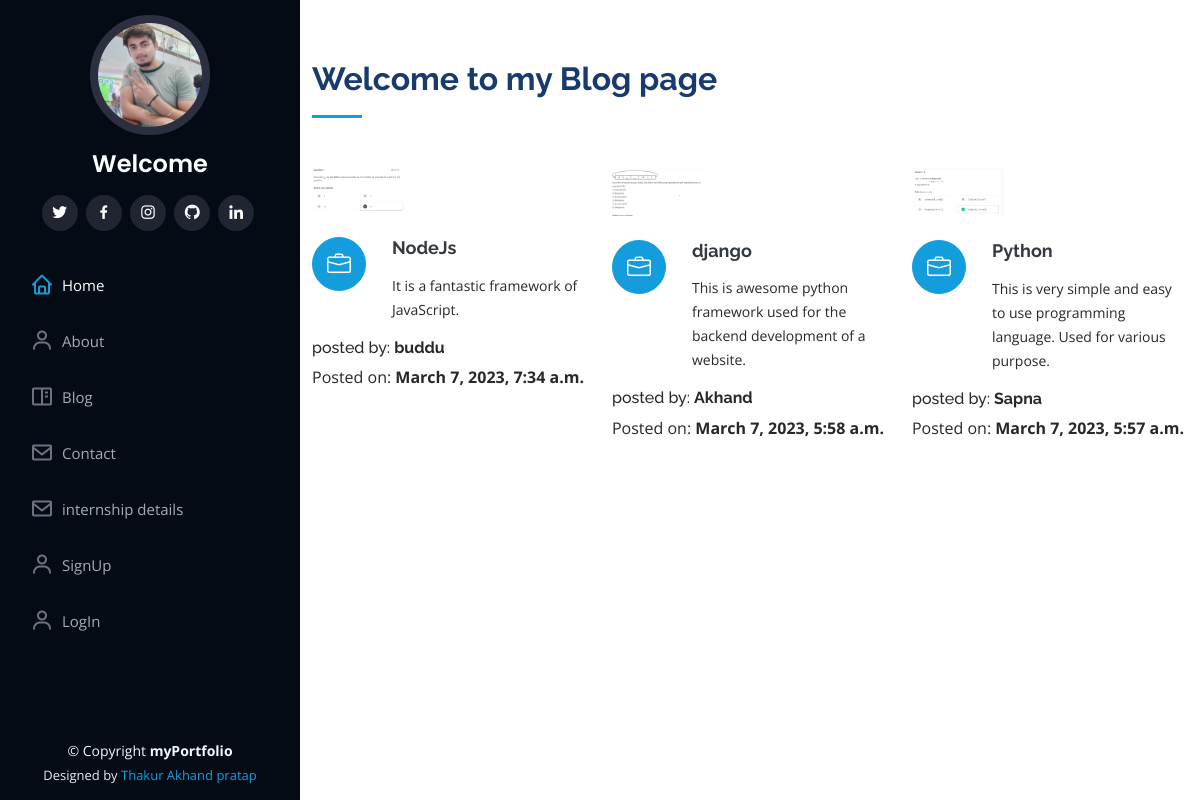
Screenshot of /blog/ with the database file from the repository.
### portfolio/models.py (models this page shows, shortened)
class Blog(models.Model):
    title=models.CharField(max_length=60)
    description=models.TextField()
    authname=models.CharField(max_length=15)
    img=models.ImageField(upload_to='blog',blank=True,null=True)
    timeStamp=models.DateTimeField(auto_now_add=True)

### portfolio/views.py (the view)
# urls.py: path('blog/',views.handleblog,name='handleblog'),
def handleblog(request):
    posts=Blog.objects.all()
    context={"posts":posts}
    return render(request,'handleblog.html',context)

### templates/handleblog.html (shortened to what this page needs)
{% extends "basic.html" %}
{% block body %}
{% load static %}
    <section id="services" class="services">
        <div class="container">
          <div class="section-title">
            <h2>Welcome to my Blog page</h2>
          </div>
          <div class="row">
           {% for post in posts reversed  %}
           <div class="col-lg-4 col-md-6 icon-box" data-aos="fade-up">
            <div class="col-lg-4" data-aos="fade-right">
                <img src="{{post.img.url}}" class="img-fluid" alt="no-image">
              </div>
              <br>
            <div class="icon"><i class="bi bi-briefcase"></i></div>
            <h4 class="title"><a href="">{{post.title}}</a></h4>
            <p class="description">{{post.description}}</p>
            <h6>posted by: <strong> {{post.authname}}</strong></h6>
            <p class="">Posted on: <strong>{{post.timeStamp}}</strong></p>
          </div>
            {% endfor %}
          </div>
        </div>
      </section>
{% endblock body %}

### templates/basic.html (shortened to what this page needs)
{% load static %}
<!DOCTYPE html>
<html lang="en">
<head>
  <link href="{% static 'assets/vendor/aos/aos.css' %}" rel="stylesheet">
  <link href="{% static 'assets/vendor/bootstrap/css/bootstrap.min.css' %}" rel="stylesheet">
  <link href="{% static 'assets/vendor/bootstrap-icons/bootstrap-icons.css' %}" rel="stylesheet">
  <link href="{% static 'assets/vendor/boxicons/css/boxicons.min.css' %}" rel="stylesheet">
  <link href="{% static 'assets/vendor/glightbox/css/glightbox.min.css' %}" rel="stylesheet">
  <link href="{% static 'assets/vendor/swiper/swiper-bundle.min.css' %}" rel="stylesheet">
  <link href="{% static 'assets/css/style.css' %}" rel="stylesheet">
</head>
<body>
  <header id="header">
    <div class="d-flex flex-column">
      <div class="profile">
        <img src="{% static 'assets/img/profile.jpeg' %}" alt="" class="img-fluid rounded-circle">
        <h1 class="text-light"><a href="index.html">Welcome {{user.username}}</a></h1>
        <div class="social-links mt-3 text-center">
          <a href="https://twitter.com/home" class="twitter"target="__blank"><i class="bx bxl-twitter"></i></a>
          <a href="https://www.facebook.com/profile.php?id=100035635520962" class="facebook"target="__blank"><i class="bx bxl-facebook"></i></a>
          <a href="#" class="instagram"><i class="bx bxl-instagram"target="__blank"></i></a>
          <a href="ttps://github.com/Akhand-123/textUtiles.git" class="github"target="__blank"><i class="bx bxl-github"target="__blank"></i></a>
          <a href="https://www.linkedin.com/in/akhand-pratap-singh-742aa1230/" class="linkedin"target="__blank"><i class="bx bxl-linkedin"></i></a>
        </div>
      </div>
      <nav id="navbar" class="nav-menu navbar">
        <ul>
          <li><a href="/" class="nav-link scrollto active"><i class="bx bx-home"></i> <span>Home</span></a></li>
          <li><a href="/about" class="nav-link scrollto"><i class="bx bx-user"></i> <span>About</span></a></li>
          <li><a href="/blog" class="nav-link scrollto"><i class="bx bx-book-content"></i> <span>Blog</span></a></li>
          <li><a href="/contact" class="nav-link scrollto"><i class="bx bx-envelope"></i> <span>Contact</span></a></li>
          <li><a href="/internshipdetails" class="nav-link scrollto"><i class="bx bx-envelope"></i> <span>internship details </span></a></li>
          {% if not request.user.is_authenticated %}
          <li><a href="/auth/signup" class="nav-link scrollto"><i class="bx bx-user"></i> <span>SignUp</span></a></li>
          <li><a href="/auth/login/" class="nav-link scrollto"><i class="bx bx-user"></i> <span>LogIn</span></a></li>
          {% else %}
          <li><a href="/auth/logout" class="nav-link scrollto"><i class="bx bx-user"></i> <span>logout</span></a></li>
          {% endif %}
        </ul>
      </nav>
    </div>
  </header>
  <main id="main">
    {% block body %}
    {% endblock body %}
  </main>
  <footer id="footer">
    <div class="container">
      <div class="copyright">
        &copy; Copyright <strong><span>myPortfolio</span></strong>
      </div>
      <div class="credits">
        Designed by <a href="">Thakur Akhand pratap</a>
      </div>
    </div>
  </footer>
</body>
</html>

### static/assets/css/style.css (style rules this page uses)
body { font-family: "Open Sans", sans-serif; color: #272829; }
a { color: #149ddd; text-decoration: none; }
h1, h2, h3, h4, h5, h6 { font-family: "Raleway", sans-serif; }
#header { position: fixed; top: 0; left: 0; bottom: 0; width: 300px; transition: all ease-in-out 0.5s; z-index: 9997; transition: all 0.5s; padding: 0 15px; background: #040b14; overflow-y: auto; }
#header .profile img { margin: 15px auto; display: block; width: 120px; border: 8px solid #2c2f3f; }
#header .profile h1 { font-size: 24px; margin: 0; padding: 0; font-weight: 600; -moz-text-align-last: center; text-align-last: center; font-family: "Poppins", sans-serif; }
#header .profile h1 a, #header .profile h1 a:hover { color: #fff; text-decoration: none; }
#header .profile .social-links a { font-size: 18px; display: inline-block; background: #212431; color: #fff; line-height: 1; padding: 8px 0; margin-right: 4px; border-radius: 50%; text-align: center; width: 36px; height: 36px; transition: 0.3s; }
#main { margin-left: 300px; }
.nav-menu { padding: 30px 0 0 0; }
.nav-menu * { margin: 0; padding: 0; list-style: none; }
.nav-menu>ul>li { position: relative; white-space: nowrap; }
.nav-menu a, .nav-menu a:focus { display: flex; align-items: center; color: #a8a9b4; padding: 12px 15px; margin-bottom: 8px; transition: 0.3s; font-size: 15px; }
.nav-menu a i, .nav-menu a:focus i { font-size: 24px; padding-right: 8px; color: #6f7180; }
.nav-menu a:hover, .nav-menu .active, .nav-menu .active:focus, .nav-menu li:hover>a { text-decoration: none; color: #fff; }
.nav-menu a:hover i, .nav-menu .active i, .nav-menu .active:focus i, .nav-menu li:hover>a i { color: #149ddd; }
section { padding: 60px 0; overflow: hidden; }
.section-title { padding-bottom: 30px; }
.section-title h2 { font-size: 32px; font-weight: bold; margin-bottom: 20px; padding-bottom: 20px; position: relative; color: #173b6c; }
.section-title h2::after { content: ""; position: absolute; display: block; width: 50px; height: 3px; background: #149ddd; bottom: 0; left: 0; }
.services .icon-box { margin-bottom: 20px; }
.services .icon { float: left; display: flex; align-items: center; justify-content: center; width: 54px; height: 54px; background: #149ddd; border-radius: 50%; transition: 0.5s; border: 1px solid #149ddd; }
.services .icon i { color: #fff; font-size: 24px; line-height: 0; }
.services .title { margin-left: 80px; font-weight: 700; margin-bottom: 15px; font-size: 18px; }
.services .title a { color: #343a40; }
.services .description { margin-left: 80px; line-height: 24px; font-size: 14px; }
#footer { padding: 15px; color: #f4f6fd; font-size: 14px; position: fixed; left: 0; bottom: 0; width: 300px; z-index: 9999; background: #040b14; }
#footer .copyright { text-align: center; }
#footer .credits { padding-top: 5px; text-align: center; font-size: 13px; color: #eaebf0; }

### rows the page displays
Blog: img (picture), title "NodeJs", description "It is a fantastic framework of JavaScript.", authname "buddu", timeStamp "March 7, 2023, 7:34 a.m."
Blog: img (picture), title "django", description "This is awesome python framework used for the backend development of a website.", authname "Akhand", timeStamp "March 7, 2023, 5:58 a.m."
Blog: img (picture), title "Python", description "This is very simple and easy to use programming language. Used for various purpose.", authname "Sapna", timeStamp "March 7, 2023, 5:57 a.m."
